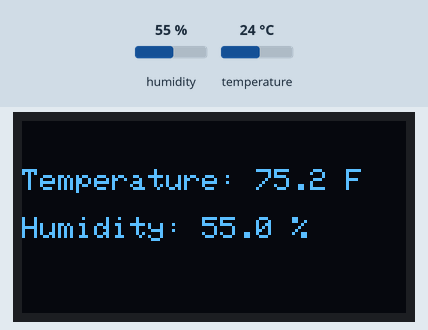
Bench run of a sketch on a simulated Arduino Uno, built with avr-gcc and run on an emulated ATmega328P. Shown: 128×64 one-colour display. The test bench sets the inputs (shaded band); at power-on: humidity 55 %, temperature 24 °C.

Above: at 3.2 s.
3.3 s: humidity set to 22 %
At 5.5 s:
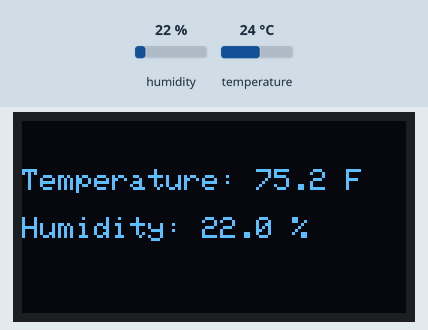
6.0 s: temperature set to 12 °C
At 7.4 s:
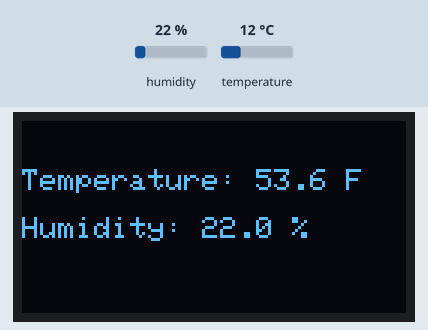
8.7 s: humidity set to 40 %
At 10.7 s:
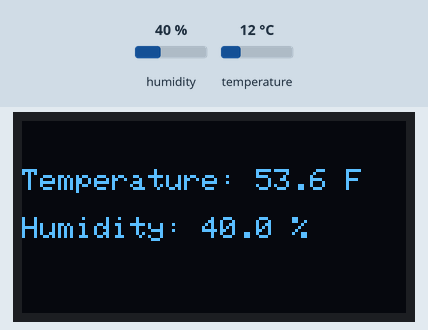
11.6 s: temperature set to 19 °C
At 12.6 s:
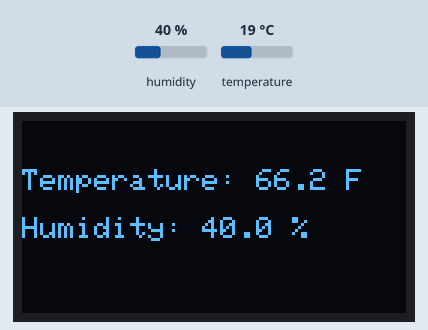
Timing chart, 0 to 14.6 s (numbered marks = the images above; inputs shaded):
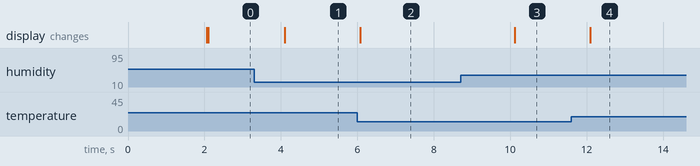

Measured:
- after the input at 3.3 s, the display: changes after 0.80 s (image 1)
- after the input at 6.0 s, the display: changes after 0.08 s (image 2)
- after the input at 8.7 s, the display: changes after 1.4 s (image 3)
- after the input at 11.6 s, the display: changes after 0.49 s (image 4)

The sketch:

source_code.ino
```cpp
#include <Wire.h>
#include <Adafruit_GFX.h>
#include <Adafruit_SSD1306.h>
#include <DHT.h>

#define SCREEN_WIDTH 128
#define SCREEN_HEIGHT 64


#define DHTPIN 2
#define DHTTYPE DHT22

float prevTempC = 0.0;
float prevHumi = 0.0;

Adafruit_SSD1306 oled(SCREEN_WIDTH, SCREEN_HEIGHT, &Wire, -1);
DHT dht(DHTPIN, DHTTYPE);

String displayString;

void setup() {
  Serial.begin(9600);
  if (!oled.begin(SSD1306_SWITCHCAPVCC, 0x3C)) {
    Serial.println(F("SSD1306 allocation failed"));
    while (true);
  }

  delay(2000);
  oled.clearDisplay();

  oled.setTextSize(4);
  oled.setTextColor(WHITE);
  oled.setCursor(0, 15);

  dht.begin();

  displayString.reserve(10);
}

void loop() {
    float humi = dht.readHumidity();
    float tempC = dht.readTemperature();
    float tempF = tempC * 9.0 / 5.0 + 32;

    if (isnan(humi) || isnan(tempC)) {
        oled.clearDisplay();
        oledDisplay("Error", 0, "", -16, 2);
    } else {

        oledDisplay("Temperature", tempF, "F", -16, 1.2);
        oledDisplay("Humidity", humi, "%", 0, 1.2);
    }
}

void oledDisplay(String label, float value, String unit, int yOffset, int textSize) {
    oled.setTextSize(textSize);
    oled.setTextColor(SSD1306_WHITE);
    int y = (SCREEN_HEIGHT / 2) + yOffset;
    oled.fillRect(0, y, SCREEN_WIDTH, textSize * 8, SSD1306_BLACK);
    String text = label + ": " + String(value, 1) + " " + unit;
    oled.setCursor(0, y);
    oled.println(text);
    oled.display();
}
```
